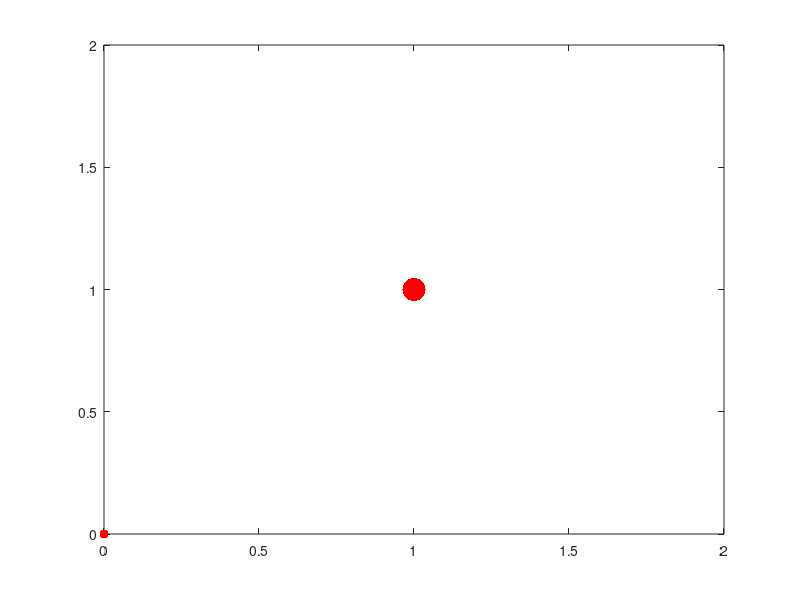

Here is the MATLAB script that generated this plot: (Note: this script raises an error after producing the figure.)
%%%%%%%%%%%%%%%%%%%%%%%%%%%%%%%%%%%%%%%%%%%%%%%%%%%%%%%%%%%%%%%%%%%%%%%%%%%
%%%%%%%%%%%%%%%%%%%%%%%%%%%%%%%%%%%%%%%%%%%%%%%%%%%%%%%%%%%%%%%%%%%%%%%%%%%
%%%%%%          Braitenberg vehicle                                  %%%%%%
%%%%%%          4M20 Robotics, coursework template                   %%%%%%
%%%%%%          University of Cambridge                              %%%%%%
%%%%%%          Michaelmas 2015                                      %%%%%%
%%%%%%%%%%%%%%%%%%%%%%%%%%%%%%%%%%%%%%%%%%%%%%%%%%%%%%%%%%%%%%%%%%%%%%%%%%%
%%%%%%%%%%%%%%%%%%%%%%%%%%%%%%%%%%%%%%%%%%%%%%%%%%%%%%%%%%%%%%%%%%%%%%%%%%%
%Hi
%%%%%%%%%%%%%%%%%%%%%%%%%%%%%%%%%%%%%%%%%%%%%%%%%%%%%%%%%%%%%%%%%%%%%%%%%%%
%% Main function                                                         %%
%%%%%%%%%%%%%%%%%%%%%%%%%%%%%%%%%%%%%%%%%%%%%%%%%%%%%%%%%%%%%%%%%%%%%%%%%%%

%% Blank slate
% clear all
close all
clc

%% Define the postion of walls
% x1 y1 x2 y2
wall = [0 0.5 0 1;
        0 0 1 0];

%% Parameters
p_ls1 = [1;1];  %position light source
l_s = 0.1;      %shaft length vehicle
r_w = 0.02;     %radius wheel
d_s = 0.1;      %sensor distance
rho = 10;       %light intensity to rotational speed constant
dt = 1e-3;      %time increment
N = 31400;

%% Initialisation
p_c = [0.6;0.6;pi/2];  %initial robot position and orientation
p_c_old = p_c;      %save old state for trajectory

figure(1)
plot([p_c(1);p_c_old(1)],[p_c(2);p_c_old(2)])
hold on

%positions of sensors 1 and 2
p_s1 = p_c(1:2) + l_s/2*[cos(p_c(3));sin(p_c(3))] + d_s/2*[-sin(p_c(3));cos(p_c(3))];
p_s2 = p_c(1:2) + l_s/2*[cos(p_c(3));sin(p_c(3))] + d_s/2*[sin(p_c(3));-cos(p_c(3))];

%initialisation of animation
ll = line(0,0,'color','k','LineWidth',2);   %left side of vehicle
lr = line(0,0,'color','k','LineWidth',2);   %right side of vehicle
lf = line(0,0,'color','k','LineWidth',2);   %front of vehicle
lb = line(0,0,'color','k','LineWidth',2);   %back of vehile
lw1 = line(0,0,'color','k','LineWidth',5);  %wheel left
lw2 = line(0,0,'color','k','LineWidth',5);  %wheel right
ls1 = line(0,0,'color','r','Marker','.','MarkerSize',20);   %sensor left
ls2 = line(0,0,'color','r','Marker','.','MarkerSize',20);   %sensor right
lli1 = line(0,0,'color','r','Marker','.','MarkerSize',50);  %fire source

%% Simulation
set(lli1,'xdata',p_ls1(1),'ydata',p_ls1(2))
axis([0 2 0 2])

t = 0:dt:N;
for i = 1:N
    
    r_ls1 = norm(p_s1-p_ls1);
    r_rs1 = norm(p_s2-p_ls1);
    % euclidean distance between position of the sensor and lightsource

    omega_l = 1/r_ls1^2*rho - 1/(1.8*r_ls1)^3*rho;
    omega_r = 1/r_rs1^2*rho - 1/(1.8*r_rs1)^3*rho;
    % some arbitrary defining equation for how much the wheel turns

    v_c = (omega_l*r_w + omega_r*r_w)/2; %this might be the velocity of car
    dphi = (omega_r*r_w - omega_l*r_w)/2/(l_s/2); % Remove minus sign to switch polarity, now it goes away from fire
    % minus sign is changing going towards/away from lightsource
    
    
            
    if i>1
        p_c(:,i) = p_c(:,i-1) + [v_c*cos(p_c(3,i-1));v_c*sin(p_c(3,i-1));dphi]*dt;
        p_s1 = p_c(1:2,i) + l_s/2*[cos(p_c(3,i));sin(p_c(3,i))] + d_s/2*[-sin(p_c(3,i));cos(p_c(3,i))];
        p_s2 = p_c(1:2,i) + l_s/2*[cos(p_c(3,i));sin(p_c(3,i))] + d_s/2*[sin(p_c(3,i));-cos(p_c(3,i))];
%         p_ls1 = [0.5*sin(t(i)/5)+1;0.5*cos(t(i)/5)+1]; % constant fire
%         source position
    end
end

p_c_old = p_c(:,1);
t_next = 0;   %variable for timing of frame capture
RepSpeed = 1; %replay speed
fps = 30;     %frames per second
tic


drawWall(wall);
while toc < t(end)

    % Animation
    if mod(toc,1/fps) > mod(toc,1/fps+dt)

        idx = floor(toc/dt*RepSpeed);
        if idx>N
            break
        end

        r_c1 = p_c(1:2,idx) + l_s/2*[-sin(p_c(3,idx));cos(p_c(3,idx))] - l_s/2*[cos(p_c(3,idx));sin(p_c(3,idx))];
        r_c2 = r_c1 + l_s*[cos(p_c(3,idx));sin(p_c(3,idx))];
        r_c3 = r_c2 + l_s*[sin(p_c(3,idx));-cos(p_c(3,idx))];
        r_c4 = r_c3 + l_s*[-cos(p_c(3,idx));-sin(p_c(3,idx))];
        r_w1 = [r_c1 + (r_c2-r_c1)/4,r_c1 + (r_c2-r_c1)*3/4];
        r_w2 = [r_c3 + (r_c4-r_c3)/4,r_c3 + (r_c4-r_c3)*3/4];

        p_s1 = p_c(1:2,idx) + l_s/2*[cos(p_c(3,idx));sin(p_c(3,idx))] + d_s/2*[-sin(p_c(3,idx));cos(p_c(3,idx))];
        p_s2 = p_c(1:2,idx) + l_s/2*[cos(p_c(3,idx));sin(p_c(3,idx))] + d_s/2*[sin(p_c(3,idx));-cos(p_c(3,idx))];

%         p_ls1 = [0.5*sin(t(idx)/5)+1;0.5*cos(t(idx)/5)+1];
        
        plot([p_c(1,idx);p_c_old(1)],[p_c(2,idx);p_c_old(2)])

        set(ll,'xdata',[r_c1(1) r_c2(1)],'ydata',[r_c1(2) r_c2(2)])
        set(lf,'xdata',[r_c2(1) r_c3(1)],'ydata',[r_c2(2) r_c3(2)])
        set(lr,'xdata',[r_c3(1) r_c4(1)],'ydata',[r_c3(2) r_c4(2)])
        set(lb,'xdata',[r_c4(1) r_c1(1)],'ydata',[r_c4(2) r_c1(2)])
        set(lw1,'xdata',[r_w1(1,1) r_w1(1,2)],'ydata',[r_w1(2,1) r_w1(2,2)])
        set(lw2,'xdata',[r_w2(1,1) r_w2(1,2)],'ydata',[r_w2(2,1) r_w2(2,2)])
        set(ls1,'xdata',p_s1(1),'ydata',p_s1(2))
        set(ls2,'xdata',p_s2(1),'ydata',p_s2(2))
%         set(lli1,'xdata',p_ls1(1),'ydata',p_ls1(2))

        drawnow
        p_c_old = p_c(:,idx);
        
        getDistanceBetweenPointAndLine(p_c(:,idx),wall(1,:))
        getDistanceBetweenPointAndLine(p_c(:,idx),wall(2,:))
    end
end
